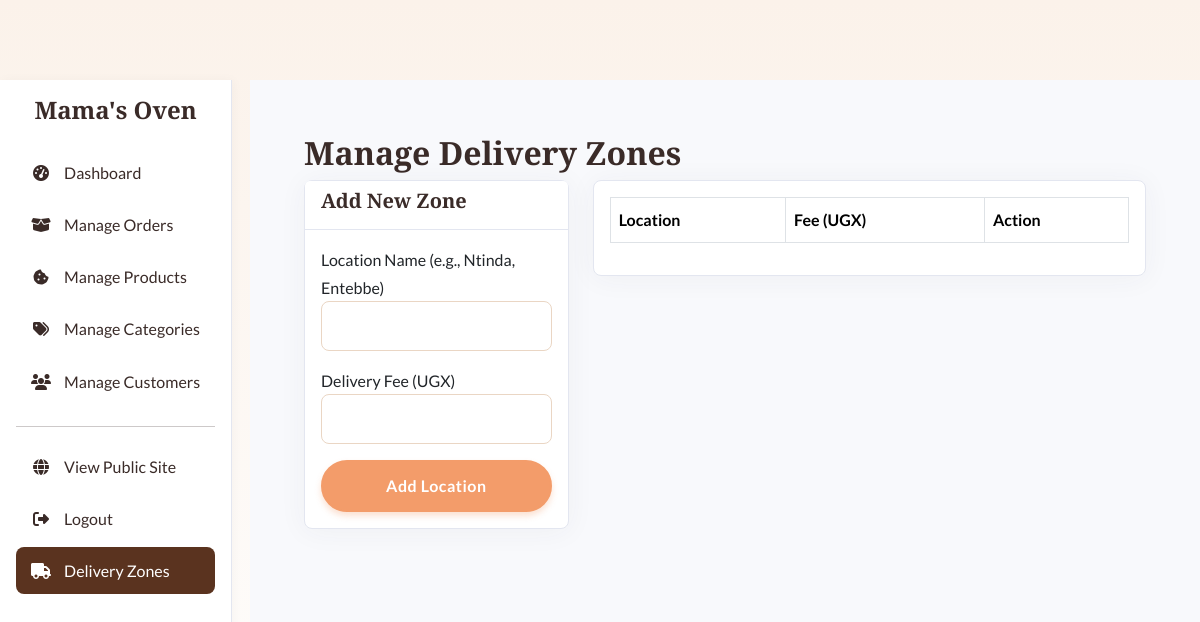
/admin/delivery_locations.php (signed in), run on an earlier commit of the app's database.
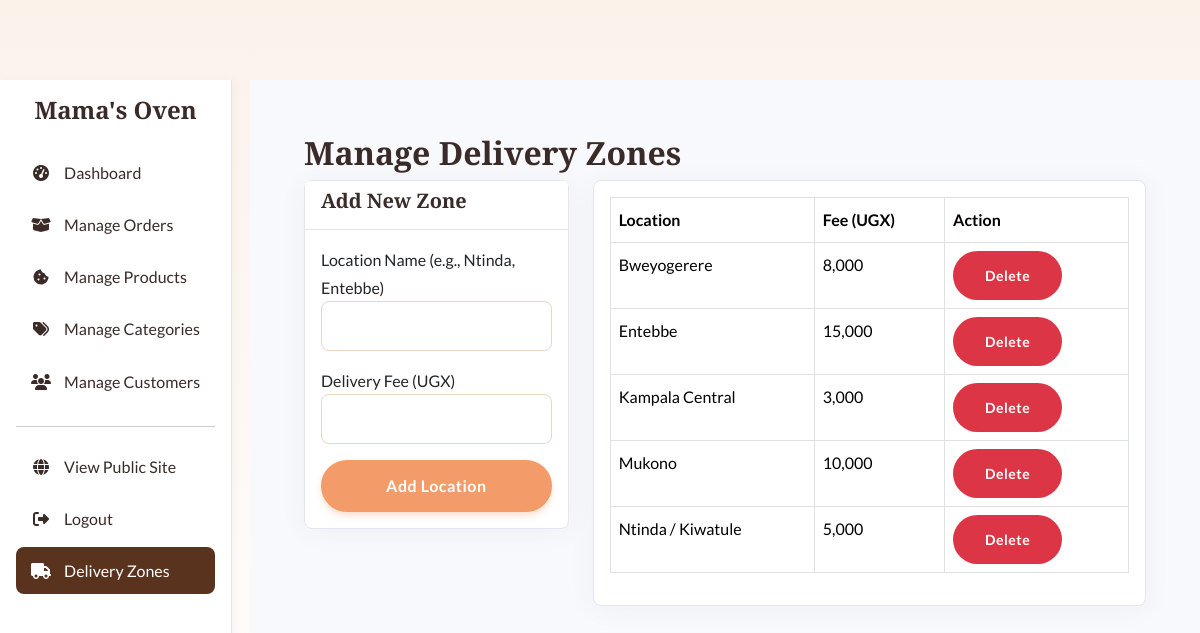
And on a later commit of the database.
### tables this page shows
CREATE TABLE `delivery_locations` (
  `id` int(11) NOT NULL AUTO_INCREMENT,
  `name` varchar(100) NOT NULL,
  `fee` decimal(10,2) NOT NULL DEFAULT 5000.00,
  `is_active` tinyint(1) NOT NULL DEFAULT 1,
  PRIMARY KEY (`id`)
);

### admin/delivery_locations.php (the view, shortened to what this page needs)
<?php
require_once __DIR__ . '/includes/header.php';
$locations = $pdo->query("SELECT * FROM delivery_locations ORDER BY name ASC")->fetchAll();
?>
<div class="container-fluid px-4 py-4">
    <h2>Manage Delivery Zones</h2>
    <div class="row">
        <div class="col-md-4">
            <div class="card shadow-sm mb-4">
                <div class="card-header bg-white"><h5>Add New Zone</h5></div>
                <div class="card-body">
                    <form method="POST">
                        <div class="mb-3">
                            <label>Location Name (e.g., Ntinda, Entebbe)</label>
                            <input type="text" name="name" class="form-control" required>
                        </div>
                        <div class="mb-3">
                            <label>Delivery Fee (UGX)</label>
                            <input type="number" name="fee" class="form-control" required>
                        </div>
                        <button type="submit" name="add_location" class="btn btn-primary w-100">Add Location</button>
                    </form>
                </div>
            </div>
        </div>
        <div class="col-md-8">
            <div class="card shadow-sm">
                <div class="card-body">
                    <table class="table table-bordered">
                        <thead>
                            <tr><th>Location</th><th>Fee (UGX)</th><th>Action</th></tr>
                        </thead>
                        <tbody>
                            <?php foreach ($locations as $loc): ?>
                            <tr>
                                <td><?php echo htmlspecialchars($loc['name']); ?></td>
                                <td><?php echo number_format($loc['fee']); ?></td>
                                <td>
                                    <form method="POST" onsubmit="return confirm('Delete this location?');">
                                        <button type="submit" name="delete_location" class="btn btn-sm btn-danger">Delete</button>
                                    </form>
                                </td>
                            </tr>
                            <?php endforeach; ?>
                        </tbody>
                    </table>
                </div>
            </div>
        </div>
    </div>
</div>
<?php require_once __DIR__ . '/includes/header.php'; ?>

### admin/includes/header.php (shortened to what this page needs)
<?php
function is_active($page_name) {
    return basename($_SERVER['PHP_SELF']) == $page_name ? 'active' : '';
}
?>
<!DOCTYPE html>
<html lang="en">
<head>
    <link href="https://cdn.jsdelivr.net/npm/bootstrap@5.3.2/dist/css/bootstrap.min.css" rel="stylesheet">
    <link rel="stylesheet" href="https://cdnjs.cloudflare.com/ajax/libs/font-awesome/6.4.2/css/all.min.css">
    <link rel="stylesheet" href="<?php echo BASE_URL . '/assets/css/style.css'; ?>">
</head>
<body class="admin-body">
<div class="d-flex">
    <div class="admin-sidebar vh-100 p-3">
        <h4 class="text-center mb-4 fw-bold"><?php echo SITE_NAME; ?></h4>
        <ul class="nav flex-column">
            <li class="nav-item">
                <a class="nav-link <?php echo is_active('dashboard.php'); ?>" href="dashboard.php">
                    <i class="fas fa-tachometer-alt fa-fw"></i> Dashboard
                </a>
            </li>
            <li class="nav-item">
                <a class="nav-link <?php echo is_active('orders.php'); ?>" href="orders.php">
                    <i class="fas fa-box-open fa-fw"></i> Manage Orders
                </a>
            </li>
            <li class="nav-item">
                <a class="nav-link <?php echo is_active('products.php') || is_active('add_product.php') || is_active('edit_product.php'); ?>" href="products.php">
                    <i class="fas fa-cookie-bite fa-fw"></i> Manage Products
                </a>
            </li>
            <li class="nav-item">
                <a class="nav-link <?php echo is_active('categories.php'); ?>" href="categories.php">
                    <i class="fas fa-tags fa-fw"></i> Manage Categories
                </a>
            </li>
            <li class="nav-item">
                <a class="nav-link <?php echo is_active('customers.php'); ?>" href="customers.php">
                    <i class="fas fa-users fa-fw"></i> Manage Customers
                </a>
            </li>
            <li class="nav-item mt-auto">
                <hr>
                <a class="nav-link" href="../index.php" target="_blank">
                    <i class="fas fa-globe fa-fw"></i> View Public Site
                </a>
                <a class="nav-link" href="<?php echo BASE_URL . '/auth/logout.php'; ?>">
                    <i class="fas fa-sign-out-alt fa-fw"></i> Logout
                </a>
            </li>
            <li class="nav-item">
                <a class="nav-link <?php echo strpos($_SERVER['PHP_SELF'], 'delivery_locations.php') !== false ? 'active' : ''; ?>" href="<?php echo BASE_URL; ?>/admin/delivery_locations.php">
                    <i class="fas fa-truck fa-fw"></i> Delivery Zones
                </a>
            </li>
        </ul>
    </div>
    <main class="admin-main-content flex-grow-1">

### assets/css/style.css (style rules this page uses)
:root { --font-heading: 'Playfair Display', serif; --font-body: 'Lato', sans-serif; --color-primary: #5A331F; --color-secondary: #F5D1B1; --color-background: #FBF2EA; --color-text: #3A2B28; --color-text-light: #867670; --color-accent: #F39C6A; --color-white: #FFFFFF; --color-border: #EAD6C4; --color-success: #5D9C59; --color-danger: #DF2E38; }
body { font-family: var(--font-body); color: var(--color-text); background-color: var(--color-background); padding-top: 80px; line-height: 1.7; }
h1, h2, h3, h4, h5, h6 { font-family: var(--font-heading); font-weight: 700; color: var(--color-text); }
a { color: var(--color-primary); text-decoration: none; transition: color 0.3s ease; }
.btn { font-weight: 700; padding: 12px 30px; border-radius: 50px; border: 2px solid transparent; transition: all 0.3s ease; letter-spacing: 0.5px; }
.btn-primary { background-color: var(--color-primary); border-color: var(--color-primary); color: var(--color-white); }
.form-control { border-radius: 8px; border: 1px solid var(--color-border); padding: 12px 15px; transition: all 0.3s ease; }
.admin-sidebar { background-color: var(--color-white); padding: 20px; height: 100vh; position: fixed; box-shadow: 5px 0 15px rgba(0,0,0,0.05); }
.admin-sidebar .nav-link { color: var(--color-text); padding: 10px 15px; border-radius: 8px; margin-bottom: 5px; }
.admin-sidebar .nav-link:hover, .admin-sidebar .nav-link.active { background-color: var(--color-primary); color: var(--color-white); }
.admin-sidebar .nav-link .fa-fw { margin-right: 10px; }
.admin-main-content { margin-left: 250px; padding: 30px; background-color: #F9FAFB; min-height: 100vh; }
.btn-primary { background-color: #F39C6A; border-color: #F39C6A; box-shadow: 0 4px 6px rgba(243, 156, 106, 0.3); }
body { background: linear-gradient(to bottom, #FBF2EA 0%, #FFFFFF 100%); min-height: 100vh; }
.admin-sidebar { background-color: #ffffff; border-right: 1px solid #e3e6f0; box-shadow: 2px 0 10px rgba(0,0,0,0.03); }
.admin-main-content { background-color: #f8f9fc !important; }
.admin-main-content .card { border: 1px solid #e3e6f0; border-radius: 0.5rem; box-shadow: 0 0.15rem 1.75rem 0 rgba(58, 59, 69, 0.05) !important; }
.admin-main-content .card-header { background-color: #f8f9fc; border-bottom: 1px solid #e3e6f0; }

What changed in the data, as far as the page shows it:
added delivery_locations: name "Bweyogerere", fee "8,000"
added delivery_locations: name "Entebbe", fee "15,000"
added delivery_locations: name "Kampala Central", fee "3,000"
added delivery_locations: name "Mukono", fee "10,000"
added delivery_locations: name "Ntinda / Kiwatule", fee "5,000"
